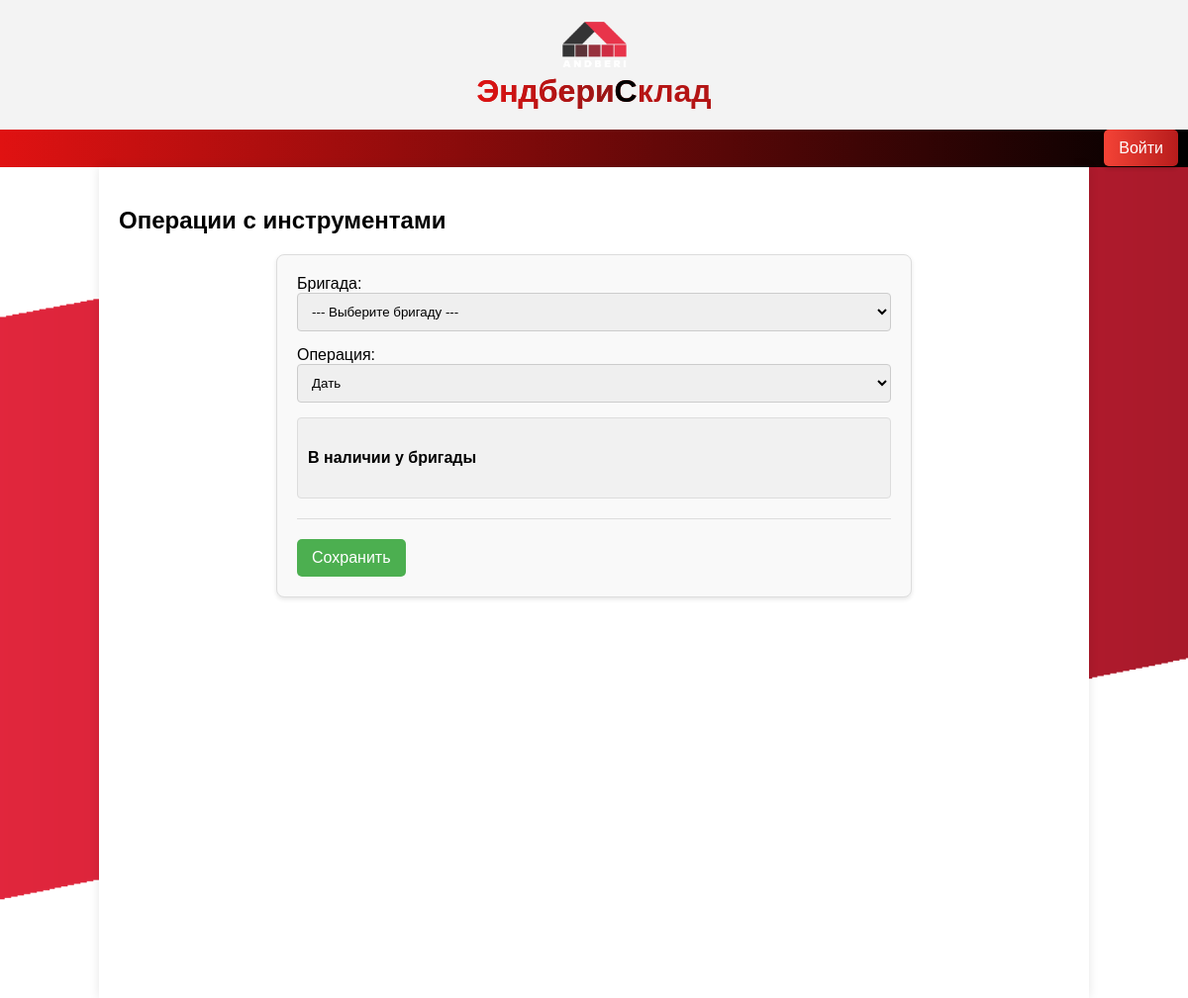
The app's page /tool-operation/, older data.
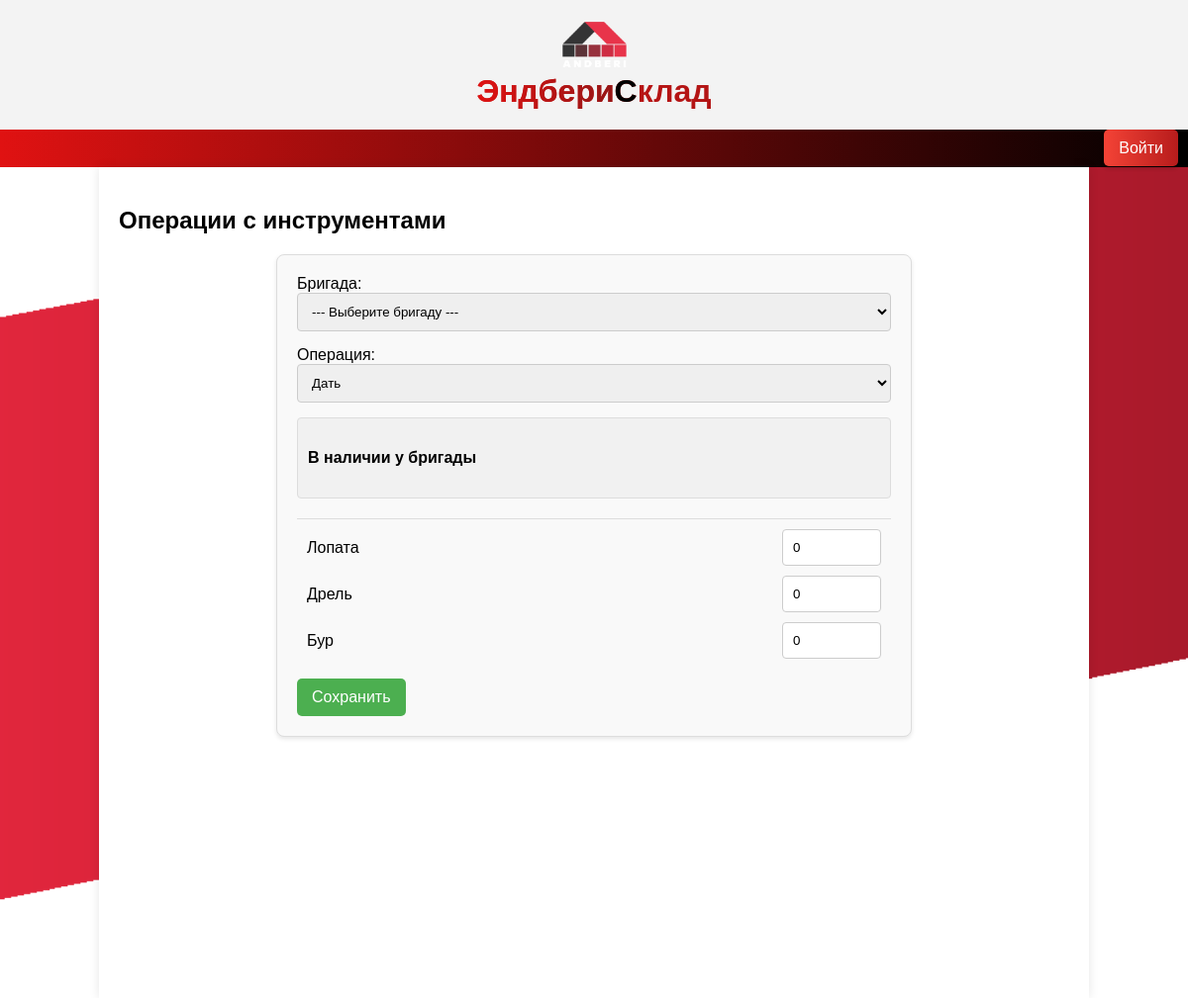
The same page, newer data.
### sklad_app/models.py (models this page shows)
class Tool(models.Model):
    name=models.CharField(max_length=500)
    count=models.IntegerField()

### sklad_app/views.py (the view, shortened to what this page needs)
# urls.py: path('tool-operation/', ToolOperationView.as_view(), name='tool_operation_form'),
class ToolOperationView(View):
    def get(self, request):
        form = ToolOperationForm()
        brigades = BrigadeWork.objects.all()
        tools = Tool.objects.all()
        return render(request, 'tool_operation_form.html', {'form': form, 'brigades': brigades, 'tools': tools})

### sklad_app/forms.py
class ToolOperationForm(forms.Form):
    brigade = forms.ModelChoiceField(queryset=BrigadeWork.objects.all(), label='Выберите бригаду')
    operation = forms.ChoiceField(choices=[('Списать', 'Списать'), ('Дать', 'Дать')], label='Выберите операцию')
    def __init__(self, *args, **kwargs):
        super(ToolOperationForm, self).__init__(*args, **kwargs)
        tools = Tool.objects.all()
        for tool in tools:
            self.fields[f'tool_{tool.id}'] = forms.IntegerField(label=f'{tool.name}', min_value=0, required=False)

### templates/tool_operation_form.html (shortened to what this page needs)
{% extends "index.html" %}
{% block content %}
<h2>Операции с инструментами</h2>
<form method="post" class="tool-operation-form">
    <div class="form-group">
        <label for="brigade">Бригада:</label>
        <select id="brigade" name="brigade" class="form-control">
            <option value="">--- Выберите бригаду ---</option>
        </select>
    </div>
    <div class="form-group">
        <label for="operation">Операция:</label>
        <select id="operation" name="operation" class="form-control">
            <option value="Дать">Дать</option>
        </select>
    </div>
    <div id="brigade-tools" class="brigade-tools">
        <h4>В наличии у бригады</h4>
    </div>
    <div class="tool-list">
        {% for tool in tools %}
        <div class="form-group tool-item">
            <label for="tool_{{ tool.id }}">{{ tool.name }}</label>
            <input type="number" id="tool_{{ tool.id }}" name="tool_{{ tool.id }}" min="0" value="0" class="form-control">
        </div>
        {% endfor %}
    </div>
    <button type="submit" class="btn btn-primary">Сохранить</button>
</form>
{% endblock %}

Row changes from the older to the newer data that the page shows:
added Tool: name "Лопата"
added Tool: name "Дрель"
added Tool: name "Бур"
